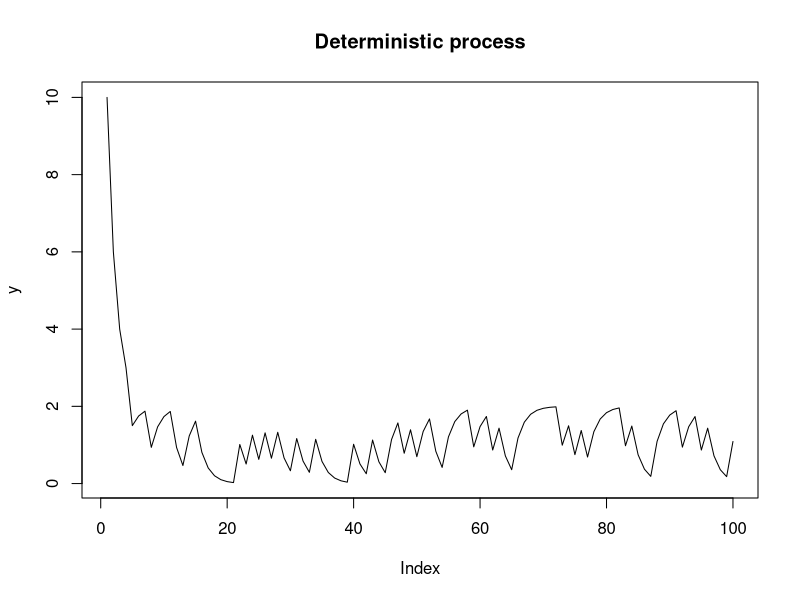

Write R code to recreate this figure.
N = 100
y = rep(0,N)
y[1] = 10
p=0.5
z = rbinom(n=N,size=1,prob=p)
for (i in 2:100)
{
  y[i] = c(0.5 * y[i-1] + z[i])
}
plot(y, type = "l", main = 'Deterministic process', pch = 16)